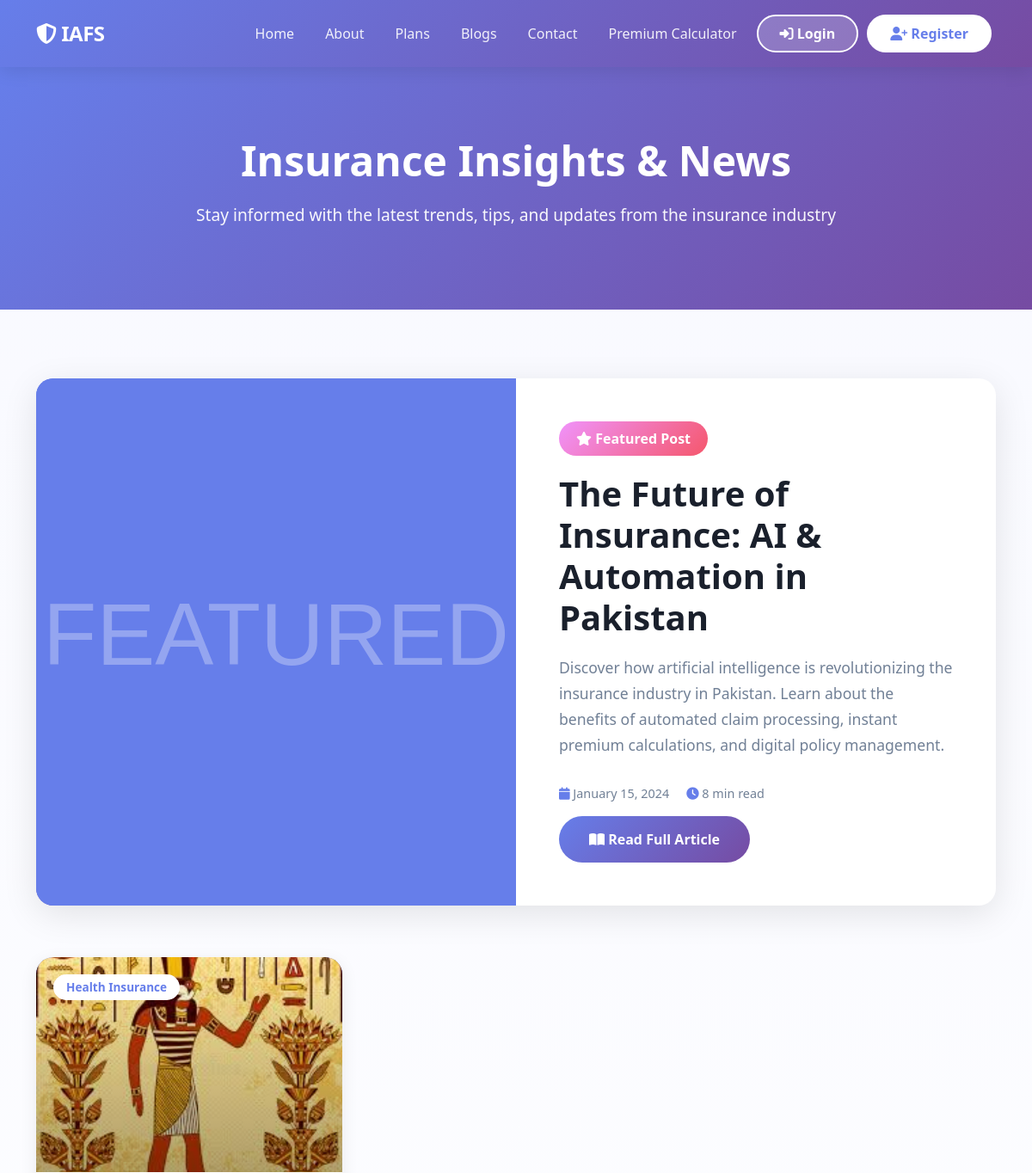
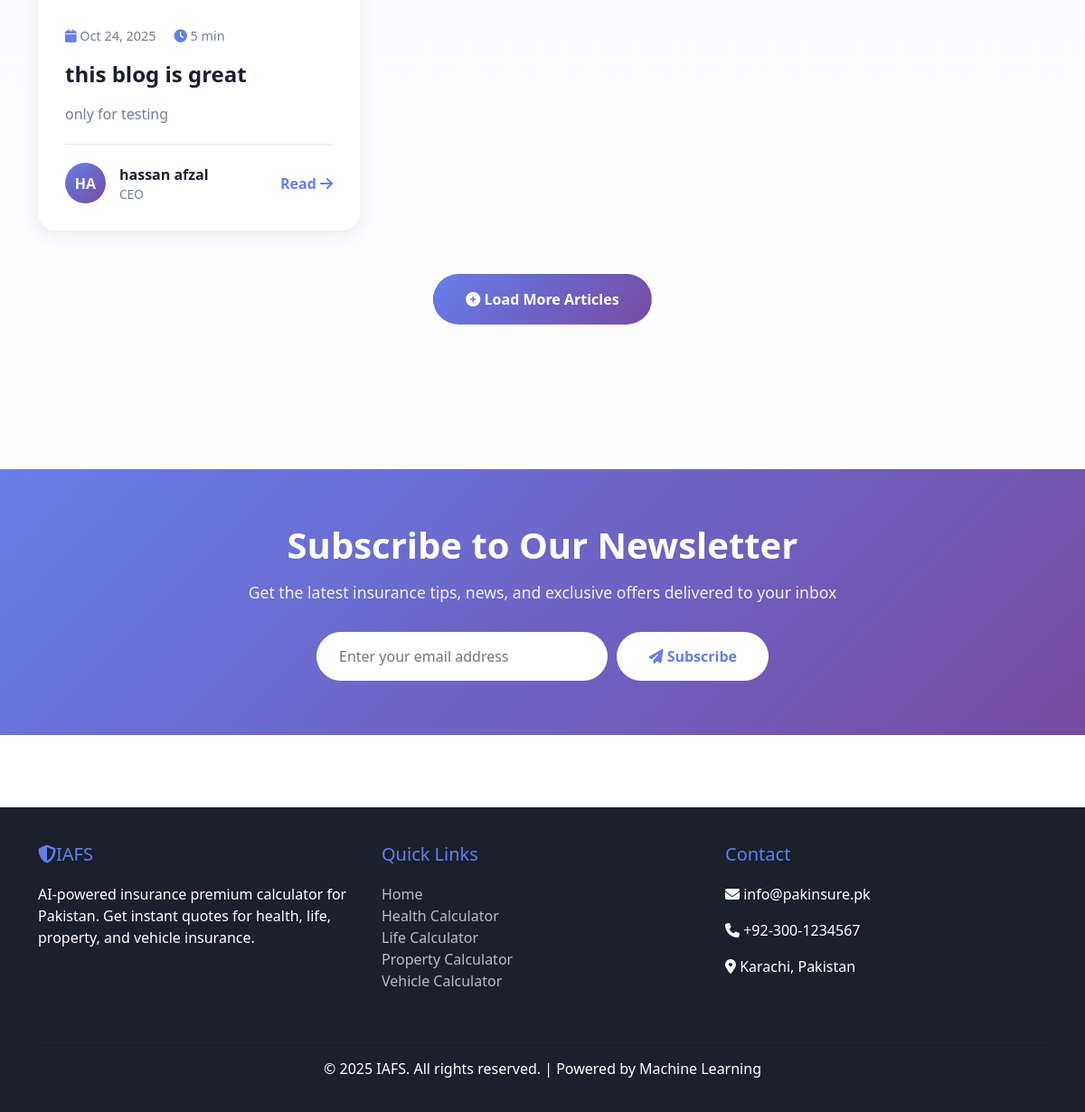
The app's page /blogs/ with its own data (2 pictures, top to bottom).
### calculator/models.py (models this page shows, shortened)
class Blog(models.Model):
    CATEGORY_CHOICES = [
        ('health', 'Health Insurance'),
        ('vehicle', 'Vehicle Insurance'),
        ('life', 'Life Insurance'),
        ('property', 'Property Insurance'),
        ('tips', 'Tips & Guides'),
    ]
    title = models.CharField(max_length=200)
    slug = models.SlugField(unique=True)
    category = models.CharField(max_length=20, choices=CATEGORY_CHOICES)
    author = models.CharField(max_length=100)
    role = models.CharField(max_length=100, blank=True)
    image = models.ImageField(upload_to='blog_images/', blank=True, null=True)
    excerpt = models.TextField(max_length=300)
    content = models.TextField()
    created_at = models.DateTimeField(auto_now_add=True)
    read_time = models.PositiveIntegerField(default=5)  # minutes

### calculator/views.py (the view)
# urls.py: path('blogs/', views.blog_list, name='blog_list'),
def blog_list(request):
    blogs = Blog.objects.order_by('-created_at')
    return render(request, 'calculator/blog.html', {'blogs': blogs})

### calculator/templates/calculator/blog.html (shortened to what this page needs)
{% extends 'calculator/base2.html' %}
{% load static %}
{% block content %}
<section class="blog-hero">
    <div class="container">
        <h1>Insurance Insights & News</h1>
        <p>Stay informed with the latest trends, tips, and updates from the insurance industry</p>
    </div>
</section>
<section class="blog-section">
    <div class="container">
        <div class="featured-post">
            <div class="featured-content">
                <div class="featured-image">
                    <img
                         style="width: 100%; height: 100%; object-fit: cover;" alt="Featured">
                </div>
                <div class="featured-text">
                    <div class="featured-badge">
                        <i class="fas fa-star"></i> Featured Post
                    </div>
                    <h2 class="featured-title">The Future of Insurance: AI & Automation in Pakistan</h2>
                    <p class="featured-excerpt">
                        Discover how artificial intelligence is revolutionizing the insurance industry in Pakistan.
                        Learn about the benefits of automated claim processing, instant premium calculations, and
                        digital policy management.
                    </p>
                    <div class="blog-meta">
                        <span><i class="fas fa-calendar"></i> January 15, 2024</span>
                        <span><i class="fas fa-clock"></i> 8 min read</span>
                    </div>
                    <a href="#" class="btn-featured">
                        <i class="fas fa-book-open"></i> Read Full Article
                    </a>
                </div>
            </div>
        </div>
<div class="row g-4">
    {% for post in blogs %}
    <div class="col-lg-4 col-md-6">
        <div class="blog-card">
            <div class="blog-image" style="position: relative;">
                {% if post.image %}
                    <img src="{{ post.image.url }}" alt="{{ post.title }}" style="width: 100%; height: 100%; object-fit: cover;">
                {% else %}
                    <img src="{% static 'images/default-blog.jpg' %}" alt="Default" style="width: 100%; height: 100%; object-fit: cover;">
                {% endif %}
                <span class="blog-category">{{ post.get_category_display }}</span>
            </div>
            <div class="blog-content">
                <div class="blog-meta">
                    <span><i class="fas fa-calendar"></i> {{ post.created_at|date:"M d, Y" }}</span>
                    <span><i class="fas fa-clock"></i> {{ post.read_time }} min</span>
                </div>
                <h3 class="blog-title">
                    <a href="{% url 'blog_detail' post.slug %}">{{ post.title }}</a>
                </h3>
                <p class="blog-excerpt">{{ post.excerpt }}</p>
                <div class="blog-author">
                    <div class="author-avatar">{{ post.author|slice:":2"|upper }}</div>
                    <div class="author-info">
                        <p class="author-name">{{ post.author }}</p>
                        <p class="author-role">{{ post.role }}</p>
                    </div>
                    <a href="{% url 'blog_detail' post.slug %}" class="read-more">
                        Read <i class="fas fa-arrow-right"></i>
                    </a>
                </div>
            </div>
        </div>
    </div>
    {% empty %}
    <p>No blog posts yet.</p>
    {% endfor %}
</div>
        <div class="text-center mt-5">
            <button class="btn btn-featured" id="loadMore">
                <i class="fas fa-plus-circle"></i> Load More Articles
            </button>
        </div>
    </div>
</section>
<section class="newsletter-section">
    <div class="container">
        <h2 class="newsletter-title">Subscribe to Our Newsletter</h2>
        <p class="newsletter-subtitle">
            Get the latest insurance tips, news, and exclusive offers delivered to your inbox
        </p>
        <form class="newsletter-form" id="newsletterForm">
            <input type="email" class="newsletter-input" placeholder="Enter your email address" required>
            <button type="submit" class="btn-newsletter">
                <i class="fas fa-paper-plane"></i> Subscribe
            </button>
        </form>
    </div>
</section>
{% endblock %}

### calculator/templates/calculator/base2.html (shortened to what this page needs)
{% load static %}
<!DOCTYPE html>
<html lang="en">
<head>
    <link href="https://cdn.jsdelivr.net/npm/bootstrap@5.3.0/dist/css/bootstrap.min.css" rel="stylesheet">
    <link rel="stylesheet" href="https://cdnjs.cloudflare.com/ajax/libs/font-awesome/6.4.0/css/all.min.css">
</head>
<body>
    <nav class="navbar navbar-expand-lg navbar-dark">
        <div class="container">
            <a class="navbar-brand" href="{% url 'index' %}">
                <i class="fas fa-shield-alt"></i> IAFS
            </a>
            <div class="collapse navbar-collapse" id="navbarNav">
                <ul class="navbar-nav ms-auto align-items-center">
                    <li class="nav-item">
                        <a class="nav-link" href="{% url 'index' %}">
                             Home
                        </a>
                    </li>
                    <li class="nav-item">
                        <a class="nav-link" href="{% url 'about' %}">
                            About
                        </a>
                    </li>
                    <li class="nav-item">
                        <a class="nav-link" href="{% url 'plans' %}">
                             Plans
                        </a>
                    </li>
                    <li class="nav-item">
                        <a class="nav-link" href="{% url 'blog_list' %}">
                          Blogs
                        </a>
                    </li>
                    <li class="nav-item">
                        <a class="nav-link" href="{% url 'contact' %}">
                             Contact
                        </a>
                    </li>
                    <li class="nav-item">
                        <a class="nav-link" href="{% url 'home' %}">
                             Premium Calculator
                        </a>
                    </li>
                    {% if user.is_authenticated %}
                    <li class="nav-item dropdown">
                        <a class="nav-link user-dropdown" href="#" id="userDropdown" role="button" data-bs-toggle="dropdown">
                            <span class="user-avatar">
                                {% if user.first_name %}
                                    {{ user.first_name.0 }}{{ user.last_name.0 }}
                                {% else %}
                                    {{ user.username.0|upper }}
                                {% endif %}
                            </span>
                            <span>{{ user.first_name|default:user.username }}</span>
                        </a>
                        <ul class="dropdown-menu dropdown-menu-end">
                            <li><a class="dropdown-item" href="{% url 'user_dashboard' %}">
                                <i class="fas fa-tachometer-alt"></i> Dashboard
                            </a></li>
                            <li><a class="dropdown-item" href="{% url 'my_policies' %}">
                                <i class="fas fa-file-contract"></i> My Policies
                            </a></li>
                            <li><a class="dropdown-item" href="{% url 'my_claims' %}">
                                <i class="fas fa-clipboard-list"></i> My Claims
                            </a></li>
                            <li><a class="dropdown-item" href="{% url 'profile' %}">
                                <i class="fas fa-user-cog"></i> Profile
                            </a></li>
                            {% if user.is_staff %}
                            <li><hr class="dropdown-divider"></li>
                            <li><a class="dropdown-item" href="{% url 'admin_claims' %}">
                                <i class="fas fa-user-shield"></i> Admin Panel
                            </a></li>
                            {% endif %}
                            <li><hr class="dropdown-divider"></li>
                            <li><a class="dropdown-item text-danger" href="{% url 'logout' %}">
                                <i class="fas fa-sign-out-alt"></i> Logout
                            </a></li>
                        </ul>
                    </li>
                    {% else %}
                    <li class="nav-item">
                        <a href="{% url 'login' %}" class="btn btn-login">
                            <i class="fas fa-sign-in-alt"></i> Login
                        </a>
                    </li>
                    <li class="nav-item">
                        <a href="{% url 'register' %}" class="btn btn-register">
                            <i class="fas fa-user-plus"></i> Register
                        </a>
                    </li>
                    {% endif %}
                </ul>
            </div>
        </div>
    </nav>
    {% block content %}{% endblock %}
    <footer class="footer">
        <div class="container">
            <div class="row">
                <div class="col-md-4 mb-4">
                    <h5><i class="fas fa-shield-alt"></i>IAFS</h5>
                    <p>AI-powered insurance premium calculator for Pakistan. Get instant quotes for health, life, property, and vehicle insurance.</p>
                </div>
                <div class="col-md-4 mb-4">
                    <h5>Quick Links</h5>
                    <ul class="list-unstyled">
                        <li><a href="{% url 'home' %}">Home</a></li>
                        <li><a href="{% url 'health_calculator' %}">Health Calculator</a></li>
                        <li><a href="{% url 'life_calculator' %}">Life Calculator</a></li>
                        <li><a href="{% url 'property_calculator' %}">Property Calculator</a></li>
                        <li><a href="{% url 'vehicle_calculator' %}">Vehicle Calculator</a></li>
                    </ul>
                </div>
                <div class="col-md-4 mb-4">
                    <h5>Contact</h5>
                    <p><i class="fas fa-envelope"></i> info@pakinsure.pk</p>
                    <p><i class="fas fa-phone"></i> +92-300-1234567</p>
                    <p><i class="fas fa-map-marker-alt"></i> Karachi, Pakistan</p>
                </div>
            </div>
            <hr style="border-color: rgba(255,255,255,0.1)">
            <div class="text-center">
                <p>&copy; 2025 IAFS. All rights reserved. | Powered by Machine Learning</p>
            </div>
        </div>
    </footer>
</body>
</html>

### calculator/templates/calculator/base2.html (style rules this page uses)
:root { --primary-gradient: linear-gradient(135deg, #667eea 0%, #764ba2 100%); --secondary-gradient: linear-gradient(135deg, #f093fb 0%, #f5576c 100%); --success-gradient: linear-gradient(135deg, #4facfe 0%, #00f2fe 100%); --card-shadow: 0 10px 40px rgba(0, 0, 0, 0.1); --card-shadow-hover: 0 20px 60px rgba(0, 0, 0, 0.15); }
body { font-family: 'Segoe UI', Tahoma, Geneva, Verdana, sans-serif; background: linear-gradient(180deg, #f8f9ff 0%, #ffffff 100%); min-height: 100vh; }
.navbar { background: var(--primary-gradient); box-shadow: 0 4px 20px rgba(0, 0, 0, 0.1); padding: 1rem 0; }
.navbar-brand { font-weight: 800; font-size: 1.5rem; color: white !important; letter-spacing: -0.5px; }
.navbar-nav .nav-link { color: rgba(255, 255, 255, 0.9) !important; font-weight: 500; margin: 0 10px; transition: all 0.3s ease; position: relative; }
.navbar-nav .nav-link::after { content: ''; position: absolute; bottom: 0; left: 50%; width: 0; height: 2px; background: white; transition: all 0.3s ease; transform: translateX(-50%); }
.btn-login, .btn-register { padding: 8px 25px; border-radius: 25px; font-weight: 600; transition: all 0.3s ease; margin: 0 5px; }
.btn-login { background: rgba(255, 255, 255, 0.2); border: 2px solid white; color: white; }
.btn-register { background: white; color: #667eea; border: 2px solid white; }
.footer { background: #1a202c; color: white; padding: 40px 0 20px; margin-top: 80px; }
.footer h5 { color: #667eea; margin-bottom: 20px; }
.footer a { color: rgba(255, 255, 255, 0.7); text-decoration: none; transition: color 0.3s; }
body { background-color: rgb(166, 166, 236); }

### records on screen
Blog: image (picture), category "Health Insurance", created_at "Oct 24, 2025", read_time "5", title "this blog is great", excerpt "only for testing", author "HA", author "hassan afzal", role "CEO"
